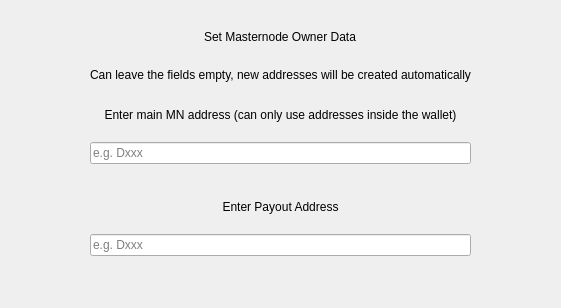
        <widget class="QWidget" name="page_4">
         <layout class="QVBoxLayout" name="verticalLayout_4" stretch="0,0,0,0,0,0,0,0,0,0,0">
          <property name="spacing">
           <number>6</number>
          </property>
          <property name="leftMargin">
           <number>90</number>
          </property>
          <property name="topMargin">
           <number>12</number>
          </property>
          <property name="rightMargin">
           <number>90</number>
          </property>
          <property name="bottomMargin">
           <number>12</number>
          </property>
          <item alignment="Qt::AlignHCenter">
           <widget class="QLabel" name="labelTitle5">
            <property name="minimumSize">
             <size>
              <width>0</width>
              <height>50</height>
             </size>
            </property>
            <property name="maximumSize">
             <size>
              <width>16777215</width>
              <height>50</height>
             </size>
            </property>
            <property name="text">
             <string>Set Masternode Owner Data</string>
            </property>
           </widget>
          </item>
          <item alignment="Qt::AlignHCenter">
           <widget class="QLabel" name="labelSubtitleOwner">
            <property name="text">
             <string>Can leave the fields empty, new addresses will be created automatically</string>
            </property>
            <property name="alignment">
             <set>Qt::AlignCenter</set>
            </property>
            <property name="wordWrap">
             <bool>false</bool>
            </property>
           </widget>
          </item>
          <item>
           <spacer name="verticalSpacer_1_63">
            <property name="orientation">
             <enum>Qt::Vertical</enum>
            </property>
            <property name="sizeType">
             <enum>QSizePolicy::Fixed</enum>
            </property>
            <property name="sizeHint" stdset="0">
             <size>
              <width>20</width>
              <height>20</height>
             </size>
            </property>
           </spacer>
          </item>
          <item>
           <widget class="QLabel" name="labelSubtitleOwnerAddress">
            <property name="text">
             <string>Enter main MN address (can only use addresses inside the wallet)</string>
            </property>
            <property name="alignment">
             <set>Qt::AlignCenter</set>
            </property>
           </widget>
          </item>
          <item>
           <spacer name="verticalSpacer_owner">
            <property name="orientation">
             <enum>Qt::Vertical</enum>
            </property>
            <property name="sizeType">
             <enum>QSizePolicy::Fixed</enum>
            </property>
            <property name="sizeHint" stdset="0">
             <size>
              <width>20</width>
              <height>14</height>
             </size>
            </property>
           </spacer>
          </item>
          <item>
           <widget class="QLineEdit" name="lineEditOwnerAddress">
            <property name="placeholderText">
             <string notr="true">e.g. Dxxx</string>
            </property>
           </widget>
          </item>
          <item>
           <spacer name="verticalSpacer_1_09">
            <property name="orientation">
             <enum>Qt::Vertical</enum>
            </property>
            <property name="sizeType">
             <enum>QSizePolicy::Fixed</enum>
            </property>
            <property name="sizeHint" stdset="0">
             <size>
              <width>20</width>
              <height>30</height>
             </size>
            </property>
           </spacer>
          </item>
          <item>
           <widget class="QLabel" name="labelSubtitlePayoutAddress">
            <property name="text">
             <string>Enter Payout Address</string>
            </property>
            <property name="alignment">
             <set>Qt::AlignCenter</set>
            </property>
           </widget>
          </item>
          <item>
           <spacer name="verticalSpacer_payout">
            <property name="orientation">
             <enum>Qt::Vertical</enum>
            </property>
            <property name="sizeType">
             <enum>QSizePolicy::Fixed</enum>
            </property>
            <property name="sizeHint" stdset="0">
             <size>
              <width>20</width>
              <height>14</height>
             </size>
            </property>
           </spacer>
          </item>
          <item>
           <widget class="QLineEdit" name="lineEditPayoutAddress">
            <property name="placeholderText">
             <string notr="true">e.g. Dxxx</string>
            </property>
           </widget>
          </item>
          <item>
           <spacer name="verticalSpacer_bot">
            <property name="orientation">
             <enum>Qt::Vertical</enum>
            </property>
            <property name="sizeHint" stdset="0">
             <size>
              <width>20</width>
              <height>40</height>
             </size>
            </property>
           </spacer>
          </item>
         </layout>
        </widget>
